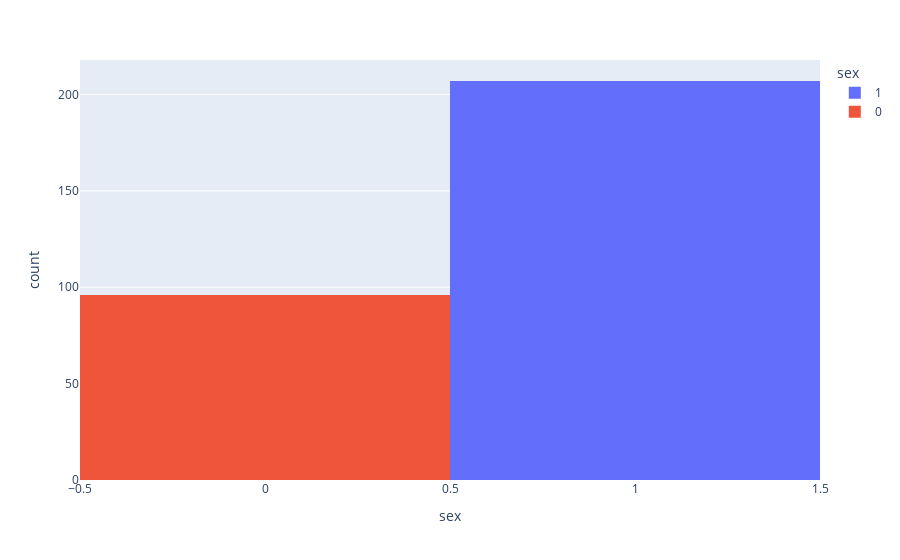

The notebook cell saved with this chart:
### Code cell
fig = px.histogram(df, x='sex' , color='sex')

fig.show()

### Figure 1 — Plotly figure (JSON) as saved in the notebook; plotly's stock layout.template omitted (floating-point values rounded to 4 significant figures; data arrays with more than 128 entries replaced by an {"elided": "..."} marker saying what was removed)
{"data": [{"alignmentgroup": "True", "bingroup": "x", "hovertemplate": "sex=%{x}<br>count=%{y}<extra></extra>", "legendgroup": "1", "marker": {"color": "#636efa", "pattern": {"shape": ""}}, "name": "1", "offsetgroup": "1", "orientation": "v", "showlegend": true, "type": "histogram", "x": {"elided": "207 int values"}, "xaxis": "x", "yaxis": "y"}, {"alignmentgroup": "True", "bingroup": "x", "hovertemplate": "sex=%{x}<br>count=%{y}<extra></extra>", "legendgroup": "0", "marker": {"color": "#EF553B", "pattern": {"shape": ""}}, "name": "0", "offsetgroup": "0", "orientation": "v", "showlegend": true, "type": "histogram", "x": [0, 0, 0, 0, 0, 0, 0, 0, 0, 0, 0, 0, 0, 0, 0, 0, 0, 0, 0, 0, 0, 0, 0, 0, 0, 0, 0, 0, 0, 0, 0, 0, 0, 0, 0, 0, 0, 0, 0, 0, 0, 0, 0, 0, 0, 0, 0, 0, 0, 0, 0, 0, 0, 0, 0, 0, 0, 0, 0, 0, 0, 0, 0, 0, 0, 0, 0, 0, 0, 0, 0, 0, 0, 0, 0, 0, 0, 0, 0, 0, 0, 0, 0, 0, 0, 0, 0, 0, 0, 0, 0, 0, 0, 0, 0, 0], "xaxis": "x", "yaxis": "y"}], "layout": {"barmode": "relative", "legend": {"title": {"text": "sex"}, "tracegroupgap": 0}, "margin": {"t": 60}, "xaxis": {"anchor": "y", "categoryarray": [1, 0], "categoryorder": "array", "domain": [0, 1], "title": {"text": "sex"}}, "yaxis": {"anchor": "x", "domain": [0, 1], "title": {"text": "count"}}}}
